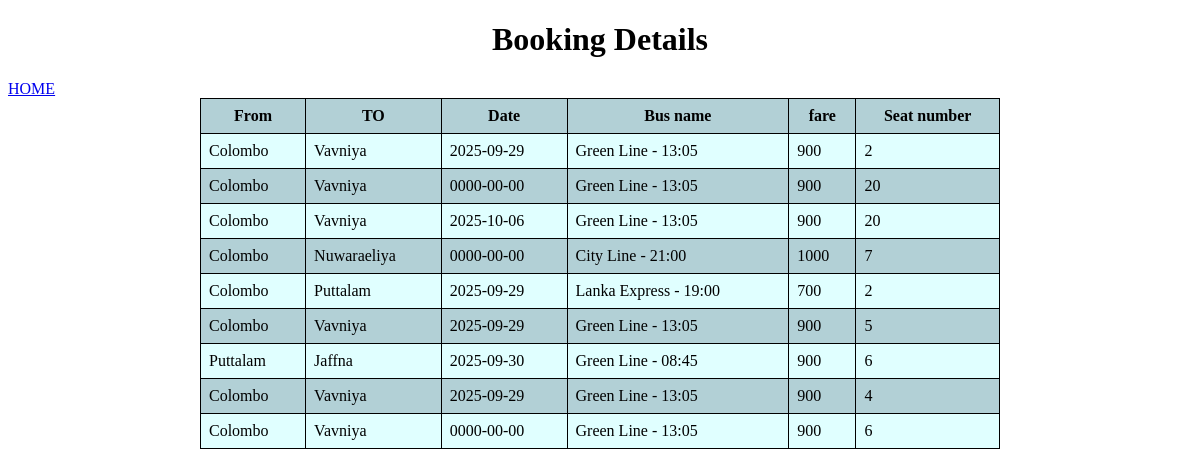
Screenshot of /booking.php with the database file from the repository.
### tables this page shows
CREATE TABLE `bookings` (
  `user_id` int(11) DEFAULT NULL,
  `bus_id` int(11) NOT NULL,
  `src_name` text NOT NULL,
  `to_name` text NOT NULL,
  `date_name` date NOT NULL,
  `bus_name` varchar(60) NOT NULL,
  `fare` int(10) NOT NULL,
  `seat_number` int(11) NOT NULL
);

### booking.php (the view, shortened to what this page needs)
<?php
@include 'db.php';
?>
<!DOCTYPE html>
<html lang="en">
<head>
</head>
<body>
<div class="container">
   <div class="content">
     <div class="heading">
     <h1 >Booking  Details</h1>
     </div>
<a href="admin.php">HOME</a>
  <?php
 $quary= "  SELECT * FROM `bookings`";
 $result=mysqli_query($db,$quary);
 $numrow=mysqli_num_rows( $result);
 if($numrow > 0){
   echo '<table class="resultdable">';
   echo '<tr>';
   echo '<th> From </th>';
   echo '<th> TO </th>';
   echo '<th> Date </th>';
   echo '<th> Bus name </th>';
    echo '<th> fare </th>';
   echo '<th>Seat number	 </th>';
   echo '</tr>';
   while( $row=mysqli_fetch_assoc($result)){
      echo '<tr>';
      echo '<td>' .$row['src_name'].   '</td>';
      echo '<td>' .$row['to_name'].   '</td>';
      echo '<td>' .$row['date_name'].   '</td>';
      echo '<td>' .$row['bus_name'].   '</td>';
      echo '<td>' .$row['fare'].   '</td>';
      echo '<td>' .$row['seat_number'].   '</td>';
      echo '</tr>';
  }
  echo '</table>';
 }
 else{
   echo "recoud not fount";
 }
  ?>
   </div>
</div>
</body>
</html>

### booking.php (style rules this page uses)
body { background-image: url(bg3.jpg); background-repeat: no-repeat; background-position: center; background-size: cover; }
.heading { text-align: center; }
.resultdable, .resultdable th, .resultdable td { border:1px solid black; border-collapse:collapse; padding:8px; }
.resultdable { width: 800px; margin:auto; }
.resultdable tr:nth-child(odd) { background-color:#b2d0d6; }
.resultdable tr:nth-child(even) { background-color:lightcyan; }

### rows the page displays
bookings: src_name "Colombo", to_name "Vavniya", date_name "2025-09-29", bus_name "Green Line - 13:05", fare "900", seat_number "2"
bookings: src_name "Colombo", to_name "Vavniya", date_name "0000-00-00", bus_name "Green Line - 13:05", fare "900", seat_number "20"
bookings: src_name "Colombo", to_name "Vavniya", date_name "2025-10-06", bus_name "Green Line - 13:05", fare "900", seat_number "20"
bookings: src_name "Colombo", to_name "Nuwaraeliya", date_name "0000-00-00", bus_name "City Line - 21:00", fare "1000", seat_number "7"
bookings: src_name "Colombo", to_name "Puttalam", date_name "2025-09-29", bus_name "Lanka Express - 19:00", fare "700", seat_number "2"
bookings: src_name "Colombo", to_name "Vavniya", date_name "2025-09-29", bus_name "Green Line - 13:05", fare "900", seat_number "5"
bookings: src_name "Puttalam", to_name "Jaffna", date_name "2025-09-30", bus_name "Green Line - 08:45", fare "900", seat_number "6"
bookings: src_name "Colombo", to_name "Vavniya", date_name "2025-09-29", bus_name "Green Line - 13:05", fare "900", seat_number "4"
bookings: src_name "Colombo", to_name "Vavniya", date_name "0000-00-00", bus_name "Green Line - 13:05", fare "900", seat_number "6"
